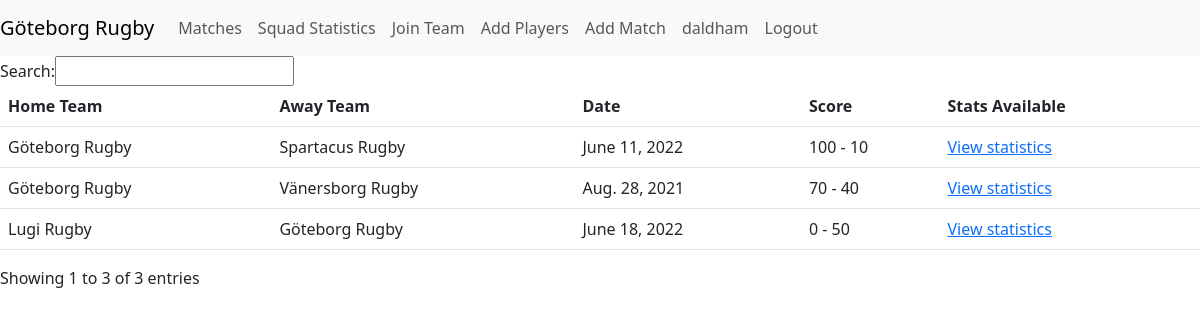
The page /matches/ (signed in) on the database as committed earlier.
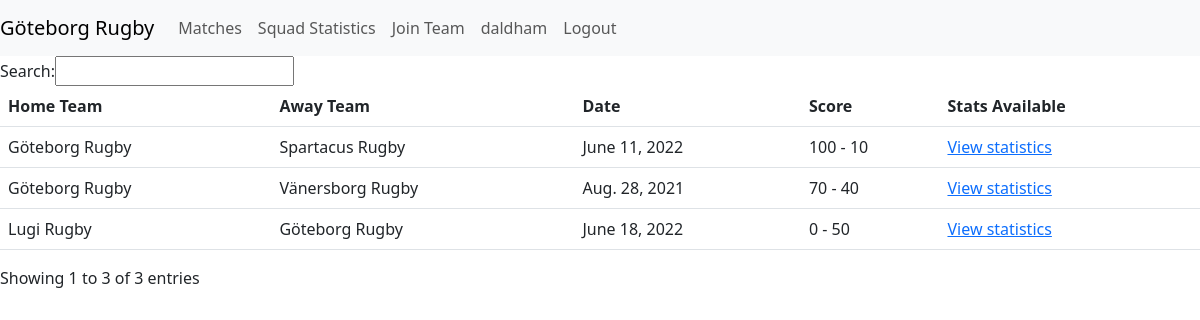
The same page on the database as committed later.
### stats/views.py (the view)
# urls.py: path('matches/', views.matches, name='matches'),
def matches(request):
    user_team = request.user.team
    matches = Match.objects.filter(Q(home_team=user_team) | Q(away_team=user_team))
    return render(request, 'matches.html', {'matches': matches})

### stats/models.py (called while the page is built)
    def __str__(self):
        return self.name

    @property
    def is_coach(self):
        return self.coach

### stats/templates/matches.html (shortened to what this page needs)
{% extends 'base.html' %}
{% block content %}
{% if matches %}
  <table class="table" id="matches">
    <thead>
      <tr>
        <th>Home Team</th>
        <th>Away Team</th>
        <th>Date</th>
        <th>Score</th>
        <th>Stats Available</th>
      </tr>
    </thead>
    <tbody>
      {% for match in matches %}
        <tr>
          <td>{{ match.home_team }}</td>
          <td>{{ match.away_team }}</td>
          <td>{{ match.date }}</td>
          <td>{{ match.home_score }} - {{ match.away_score }}</td>
          <td><a href="{% url 'player_statistics' match.id %}">View statistics</a></td>
        </tr>
      {% endfor %}
    </tbody>
  </table>
{% else %}
  <p>No matches found. You can join a team using the Join Team link above.</p>
{% endif %}
{% endblock %}

### stats/templates/base.html (shortened to what this page needs)
<!doctype html>
<html lang="en">
  <head>
    <link href="https://cdn.jsdelivr.net/npm/bootstrap@5.3.0-alpha1/dist/css/bootstrap.min.css" rel="stylesheet">
    <link rel="stylesheet" type="text/css" href="https://cdn.datatables.net/v/bs5/dt-1.10.22/datatables.min.css"/>
  </head>
  <body>
    <nav class="navbar navbar-expand-lg navbar-light bg-light">
        <div class="navbar-brand">
            {% if user.is_authenticated %}
                {{ user.team.name }}
            {% endif %}
        </div>
        <div class="collapse navbar-collapse" id="navbarNav">
            <ul class="navbar-nav mr-auto">
                <li class="nav-item">
                    <a class="nav-link" href="{% url 'matches' %}">Matches</a>
                </li>
                <li class="nav-item">
                    <a class="nav-link" href="{% url 'squad' %}">Squad Statistics</a>
                </li>
                <li class="nav-item">
                    <a class="nav-link" href="{% url 'join' %}">Join Team</a>
                </li>
                {% if user.is_authenticated and user.is_coach %}
                    <li class="nav-item">
                        <a class="nav-link" href="{% url 'add_players' %}">Add Players</a>
                    </li>
                    <li class="nav-item">
                        <a class="nav-link" href="{% url 'add_match' %}">Add Match</a>
                    </li>
                {% endif %}
            </ul>
            <ul class="navbar-nav">
                {% if user.is_authenticated %}
                <li class="nav-item">
                    <a class="nav-link" href="{% url 'index' %}">{{ user.username }}</a>
                </li>
                <li class="nav-item">
                    <a class="nav-link" href="{% url 'logout' %}">Logout</a>
                </li>
                {% endif %}
            </ul>
        </div>
    </nav>
    {% block content %}{% endblock %}
  </body>
</html>

Rows that differ between the two databases and show on the page:
changed MyUser "daldham": coach True → False (drawn)
Other text that changed with them:
text no longer shown: "Add Players Add Match"
